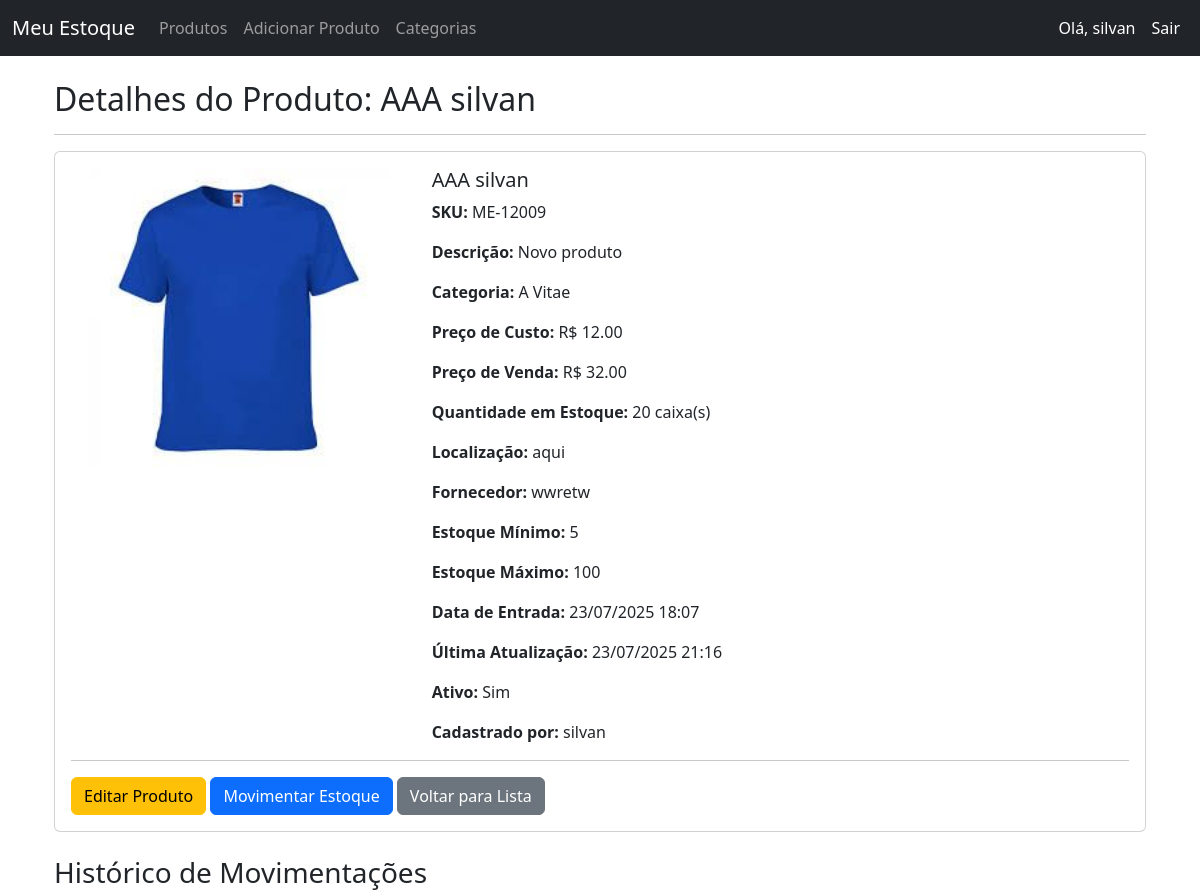
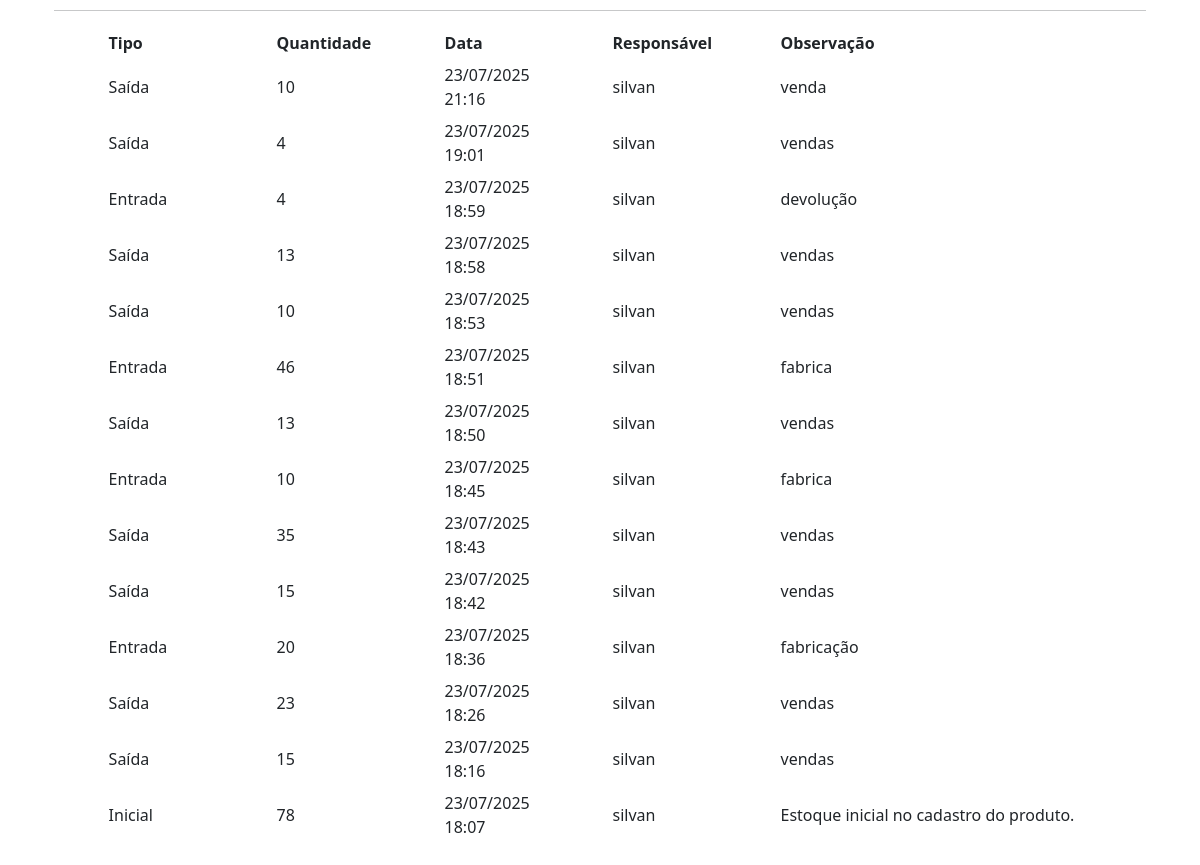
Page /estoque/produto/490/ (signed in) on the committed database (2 pictures, top to bottom).
### produtos/models.py (models this page shows, shortened)
class Produto(models.Model):
    UNIDADE_MEDIDA_CHOICES = [
        ('unidade(s)', 'Unidade(s)'),
        ('kg(s)', 'Quilograma(s) (kg)'),
        ('litro(s)', 'Litro(s) (L)'),
        ('metro(s)', 'Metro(s) (m)'),
        ('pacote(s)', 'Pacote(s)'),
        ('caixa(s)', 'Caixa(s)'),
        ('par(es)', 'Par(es)'),
        ('rolo(s)', 'Rolo(s)'),
        ('conjunto(s)', 'Conjunto(s)'),
        ('galão(ões)', 'Galão(ões)'),
        ('saco(s)', 'Saco(s)'),
    ]
    nome = models.CharField(max_length=200, verbose_name="Nome do Produto")
    descricao = models.TextField(blank=True, null=True, verbose_name="Descrição")
    codigo_sku = models.CharField(max_length=50, unique=True, verbose_name="Código SKU")
    categoria = models.ForeignKey(Categoria, on_delete=models.SET_NULL, null=True, related_name='produtos', verbose_name="Categoria")
    preco_custo = models.DecimalField(max_digits=10, decimal_places=2, verbose_name="Preço de Custo")
    preco_venda = models.DecimalField(max_digits=10, decimal_places=2, verbose_name="Preço de Venda")
    quantidade_estoque = models.IntegerField(default=0, verbose_name="Quantidade em Estoque")
    unidade_medida = models.CharField(
        max_length=50,
        choices=UNIDADE_MEDIDA_CHOICES, # <-- Usar as escolhas definidas
        default='unidade',
        verbose_name="Unidade de Medida"
    )
    localizacao_estoque = models.CharField(max_length=100, blank=True, null=True, verbose_name="Localização no Estoque")
    data_entrada = models.DateTimeField(auto_now_add=True, verbose_name="Data de Entrada")
    data_ultima_atualizacao = models.DateTimeField(auto_now=True, verbose_name="Última Atualização")
    fornecedor = models.CharField(max_length=100, blank=True, null=True, verbose_name="Fornecedor Principal")
    ativo = models.BooleanField(default=True, verbose_name="Produto Ativo")
    limite_estoque_minimo = models.IntegerField(default=5, verbose_name="Estoque Mínimo")
    limite_estoque_maximo = models.IntegerField(default=100, verbose_name="Estoque Máximo")
    imagem = models.ImageField(upload_to='produtos/', blank=True, null=True, verbose_name="Imagem do Produto")
    cadastrado_por = models.ForeignKey(User, on_delete=models.SET_NULL, null=True, blank=True, related_name='produtos_cadastrados', verbose_name="Cadastrado por")
    class Meta:
        verbose_name = "Produto"
        verbose_name_plural = "Produtos"
        ordering = ['nome']

class Categoria(models.Model):
    nome = models.CharField(max_length=100, unique=True, verbose_name="Nome da Categoria")
    cadastrado_por = models.ForeignKey(User, on_delete=models.SET_NULL, null=True, blank=True, related_name='categorias_cadastradas', verbose_name="Cadastrado por")
    class Meta:
        verbose_name = "Categoria"
        verbose_name_plural = "Categorias"
        ordering = ['nome']

class MovimentacaoEstoque(models.Model):
    TIPO_MOVIMENTACAO_CHOICES = [
        ('INICIAL', 'Inicial'),
        ('ENTRADA', 'Entrada'),
        ('SAIDA', 'Saída'),
        ('AJUSTE', 'Ajuste'),
    ]
    produto = models.ForeignKey(Produto, on_delete=models.CASCADE, related_name='movimentacoes', verbose_name="Produto")
    tipo_movimentacao = models.CharField(max_length=10, choices=TIPO_MOVIMENTACAO_CHOICES, verbose_name="Tipo de Movimentação")
    quantidade = models.IntegerField(verbose_name="Quantidade")
    data_movimentacao = models.DateTimeField(auto_now_add=True, verbose_name="Data da Movimentação")
    observacao = models.TextField(blank=True, null=True, verbose_name="Observação")
    responsavel = models.ForeignKey(User, on_delete=models.SET_NULL, null=True, blank=True, verbose_name="Responsável")
    class Meta:
        verbose_name = "Movimentação de Estoque"
        verbose_name_plural = "Movimentações de Estoque"
        ordering = ['-data_movimentacao']

### produtos/views.py (the view)
# urls.py: path('produto/<int:pk>/', views.detalhe_produto, name='detalhe_produto'),
@login_required
def detalhe_produto(request, pk):
    produto = get_object_or_404(Produto, pk=pk)
    movimentacoes = produto.movimentacoes.all().order_by('-data_movimentacao') # Ordena da mais recente para a mais antiga
    return render(request, 'produtos/detalhe_produto.html', {
        'produto': produto,
        'movimentacoes': movimentacoes # <--- PASSE AS MOVIMENTAÇÕES PARA O TEMPLATE
    })

### produtos/templates/produtos/detalhe_produto.html (shortened to what this page needs)
{% extends 'base.html' %}
{% block content %}
    <div class="container mt-4">
        <h2>Detalhes do Produto: {{ produto.nome }}</h2>
        <hr>
        <div class="card mb-4">
            <div class="card-body">
                <div class="row">
                    <div class="col-md-4 text-center">
                        {% if produto.imagem %}
                            <img src="{{ produto.imagem.url }}" alt="{{ produto.nome }}" class="img-fluid rounded product-detail-image-large">
                        {% else %}
                            <img src="https://via.placeholder.com/250x250?text=Sem+Imagem" alt="Sem Imagem" class="img-fluid rounded product-detail-image-large">
                        {% endif %}
                    </div>
                    <div class="col-md-8">
                        <h5 class="card-title">{{ produto.nome }}</h5>
                        <p class="card-text"><strong>SKU:</strong> {{ produto.codigo_sku }}</p>
                        <p class="card-text"><strong>Descrição:</strong> {{ produto.descricao|default:"N/A" }}</p>
                        <p class="card-text"><strong>Categoria:</strong> {{ produto.categoria.nome|default:"N/A" }}</p>
                        <p class="card-text"><strong>Preço de Custo:</strong> R$ {{ produto.preco_custo|stringformat:".2f" }}</p>
                        <p class="card-text"><strong>Preço de Venda:</strong> R$ {{ produto.preco_venda|stringformat:".2f" }}</p>
                        <p class="card-text"><strong>Quantidade em Estoque:</strong> {{ produto.quantidade_estoque }} {{ produto.unidade_medida }}</p>
                        <p class="card-text"><strong>Localização:</strong> {{ produto.localizacao_estoque|default:"N/A" }}</p>
                        <p class="card-text"><strong>Fornecedor:</strong> {{ produto.fornecedor|default:"N/A" }}</p>
                        <p class="card-text"><strong>Estoque Mínimo:</strong> {{ produto.limite_estoque_minimo }}</p>
                        <p class="card-text"><strong>Estoque Máximo:</strong> {{ produto.limite_estoque_maximo }}</p>
                        <p class="card-text"><strong>Data de Entrada:</strong> {{ produto.data_entrada|date:"d/m/Y H:i" }}</p>
                        <p class="card-text"><strong>Última Atualização:</strong> {{ produto.data_ultima_atualizacao|date:"d/m/Y H:i" }}</p>
                        <p class="card-text"><strong>Ativo:</strong> {{ produto.ativo|yesno:"Sim,Não" }}</p>
                        <p class="card-text"><strong>Cadastrado por:</strong> {{ produto.cadastrado_por.username|default:"N/A" }}</p>
                    </div>
                </div>
                <hr>
                <a href="{% url 'editar_produto' produto.pk %}" class="btn btn-warning">Editar Produto</a>
                <a href="{% url 'movimentar_estoque' produto.pk %}" class="btn btn-primary">Movimentar Estoque</a>
                <a href="{% url 'lista_produtos' %}" class="btn btn-secondary">Voltar para Lista</a>
            </div>
        </div>
        <h3 class="mt-4">Histórico de Movimentações</h3>
        <hr>
        {% if movimentacoes %}
            <div class="table-responsive">
                <table class="table2 table-striped table-sm">
                    <thead>
                        <tr>
                            <th>Tipo</th>
                            <th>Quantidade</th>
                            <th>Data</th>
                            <th>Responsável</th>
                            <th>Observação</th>
                        </tr>
                    </thead>
                    <tbody>
                        {% for mov in movimentacoes %}
                            <tr>
                                <td>{{ mov.get_tipo_movimentacao_display }}</td>
                                <td>{{ mov.quantidade }}</td>
                                <td>{{ mov.data_movimentacao|date:"d/m/Y H:i" }}</td>
                                <td>{{ mov.responsavel.username|default:"N/A" }}</td>
                                <td>{{ mov.observacao|default:"-" }}</td>
                            </tr>
                        {% endfor %}
                    </tbody>
                </table>
            </div>
        {% else %}
            <p>Nenhuma movimentação de estoque registrada para este produto.</p>
        {% endif %}
    </div>
{% endblock %}

### estoque_project/templates/base.html (shortened to what this page needs)
<!DOCTYPE html>
<html lang="pt-br">
<head>
    <link href="https://cdn.jsdelivr.net/npm/bootstrap@5.3.3/dist/css/bootstrap.min.css" rel="stylesheet">
    {% load static %}
    <link rel="stylesheet" href="{% static 'produtos/css/custom.css' %}">
</head>
<body>
    <nav class="navbar navbar-expand-lg navbar-dark bg-dark">
        <div class="container-fluid">
            <a class="navbar-brand" href="{% url 'lista_produtos' %}">Meu Estoque</a>
            <div class="collapse navbar-collapse" id="navbarNav">
                <ul class="navbar-nav me-auto mb-2 mb-lg-0">
                    <li class="nav-item">
                        <a class="nav-link" href="{% url 'lista_produtos' %}">Produtos</a>
                    </li>
                    <li class="nav-item">
                        <a class="nav-link" href="{% url 'criar_produto' %}">Adicionar Produto</a>
                    </li>
                    <li class="nav-item">
                        <a class="nav-link" href="{% url 'lista_categorias' %}">Categorias</a>
                    </li>
                </ul>
                <ul class="navbar-nav">
                    {% if user.is_authenticated %}
                        <li class="nav-item">
                            <span class="nav-link text-white">Olá, {{ user.username }}</span>
                        </li>
                        <li class="nav-item">
                        <form action="{% url 'logout' %}" method="post" class="d-inline">
                            <button type="submit" class="nav-link btn btn-link text-white" style="text-decoration: none;">Sair</button>
                        </form>
                        </li>
                    {% else %}
                        <li class="nav-item">
                            <a class="nav-link" href="{% url 'login' %}">Entrar</a>
                        </li>
                    {% endif %}
                </ul>
            </div>
        </div>
    </nav>
    <div class="container">
        {% block content %}
        {% endblock %}
    </div>
</body>
</html>

### produtos/static/produtos/css/custom.css (style rules this page uses)
.container { margin-bottom: 3%; }
.product-detail-image-large { max-width: 100%; height: auto; width: 250px; display: block; margin: 0 auto 15px auto; border-radius: 8px; object-fit: contain; }
@media (min-width: 992px) { .product-detail-image-large { width: 300px; } }
.table-responsive .table2 th:nth-child(1), .table-responsive .table2 td:nth-child(1) { width: 10% !important; }
.table-responsive .table2 th:nth-child(2), .table-responsive .table2 td:nth-child(2) { width: 10% !important; }
.table-responsive .table2 th:nth-child(3), .table-responsive .table2 td:nth-child(3) { width: 10% !important; }
.table-responsive .table2 th:nth-child(4), .table-responsive .table2 td:nth-child(4) { width: 10% !important; }
.table-responsive .table2 th:nth-child(5), .table-responsive .table2 td:nth-child(5) { width: 25% !important; }
.table-responsive .table2 th, .table-responsive .table2 td { padding-left: 5%; }

### rows in the picture
Produto: nome "AAA silvan", imagem (picture), codigo_sku "ME-12009", descricao "Novo produto", categoria.nome "A Vitae", preco_custo "12.00", preco_venda "32.00", quantidade_estoque "20", unidade_medida "caixa(s)", localizacao_estoque "aqui", fornecedor "wwretw", limite_estoque_minimo "5", limite_estoque_maximo "100", data_entrada "23/07/2025 18:07", data_ultima_atualizacao "23/07/2025 21:16", ativo "Sim", cadastrado_por.username "silvan"
MovimentacaoEstoque: tipo_movimentacao "Saída", quantidade "10", data_movimentacao "23/07/2025 21:16", responsavel.username "silvan", observacao "venda"
MovimentacaoEstoque: tipo_movimentacao "Saída", quantidade "4", data_movimentacao "23/07/2025 19:01", responsavel.username "silvan", observacao "vendas"
MovimentacaoEstoque: tipo_movimentacao "Entrada", quantidade "4", data_movimentacao "23/07/2025 18:59", responsavel.username "silvan", observacao "devolução"
MovimentacaoEstoque: tipo_movimentacao "Saída", quantidade "13", data_movimentacao "23/07/2025 18:58", responsavel.username "silvan", observacao "vendas"
MovimentacaoEstoque: tipo_movimentacao "Saída", quantidade "10", data_movimentacao "23/07/2025 18:53", responsavel.username "silvan", observacao "vendas"
MovimentacaoEstoque: tipo_movimentacao "Entrada", quantidade "46", data_movimentacao "23/07/2025 18:51", responsavel.username "silvan", observacao "fabrica"
MovimentacaoEstoque: tipo_movimentacao "Saída", quantidade "13", data_movimentacao "23/07/2025 18:50", responsavel.username "silvan", observacao "vendas"
MovimentacaoEstoque: tipo_movimentacao "Entrada", quantidade "10", data_movimentacao "23/07/2025 18:45", responsavel.username "silvan", observacao "fabrica"
MovimentacaoEstoque: tipo_movimentacao "Saída", quantidade "35", data_movimentacao "23/07/2025 18:43", responsavel.username "silvan", observacao "vendas"
MovimentacaoEstoque: tipo_movimentacao "Saída", quantidade "15", data_movimentacao "23/07/2025 18:42", responsavel.username "silvan", observacao "vendas"
MovimentacaoEstoque: tipo_movimentacao "Entrada", quantidade "20", data_movimentacao "23/07/2025 18:36", responsavel.username "silvan", observacao "fabricação"
MovimentacaoEstoque: tipo_movimentacao "Saída", quantidade "23", data_movimentacao "23/07/2025 18:26", responsavel.username "silvan", observacao "vendas"
MovimentacaoEstoque: tipo_movimentacao "Saída", quantidade "15", data_movimentacao "23/07/2025 18:16", responsavel.username "silvan", observacao "vendas"
MovimentacaoEstoque: tipo_movimentacao "Inicial", quantidade "78", data_movimentacao "23/07/2025 18:07", responsavel.username "silvan", observacao "Estoque inicial no cadastro do produto."

### other values in the picture
{{ user.username }} "silvan"
